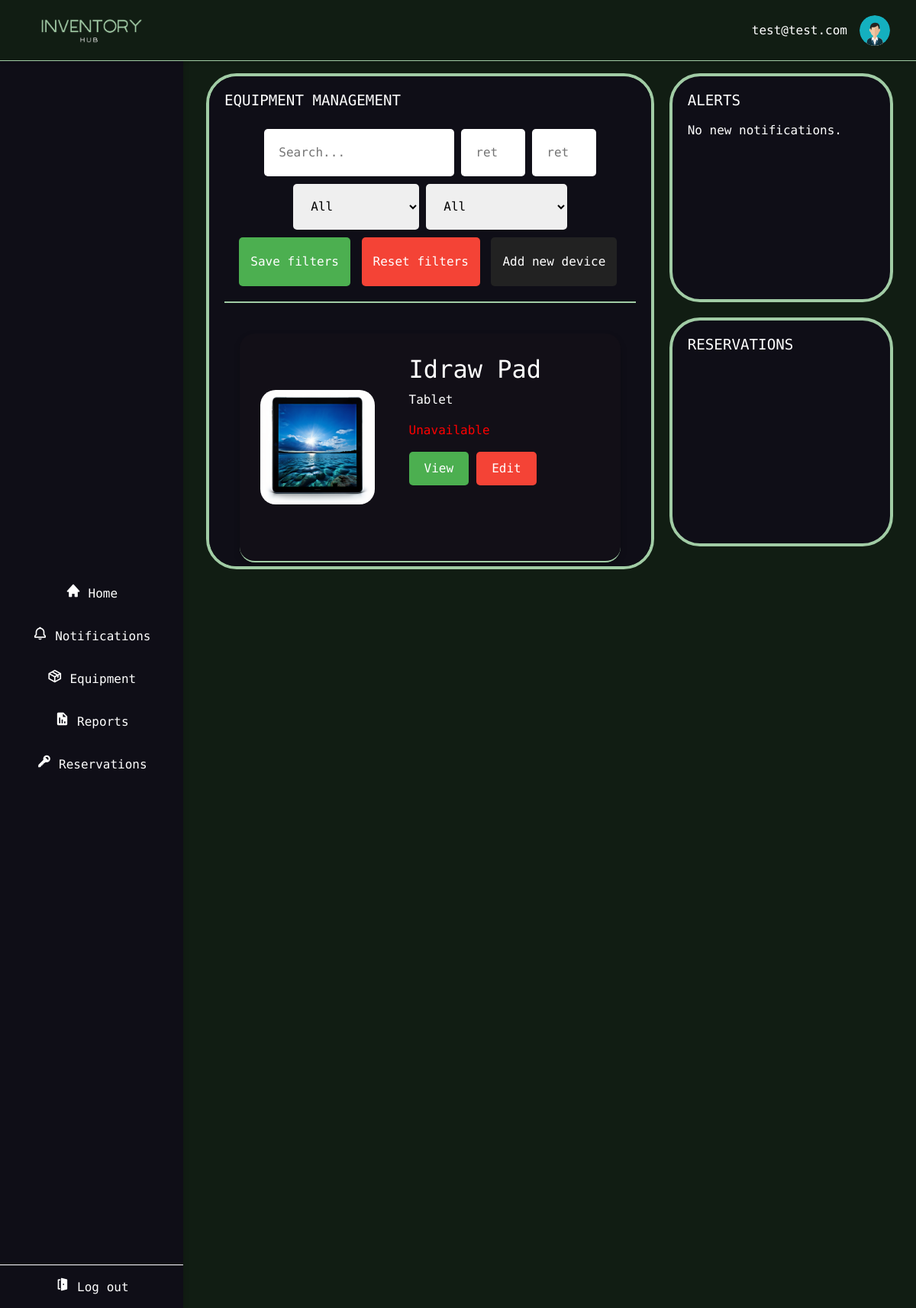
Page /user_home/?page=2 (signed in) on the earlier database version.
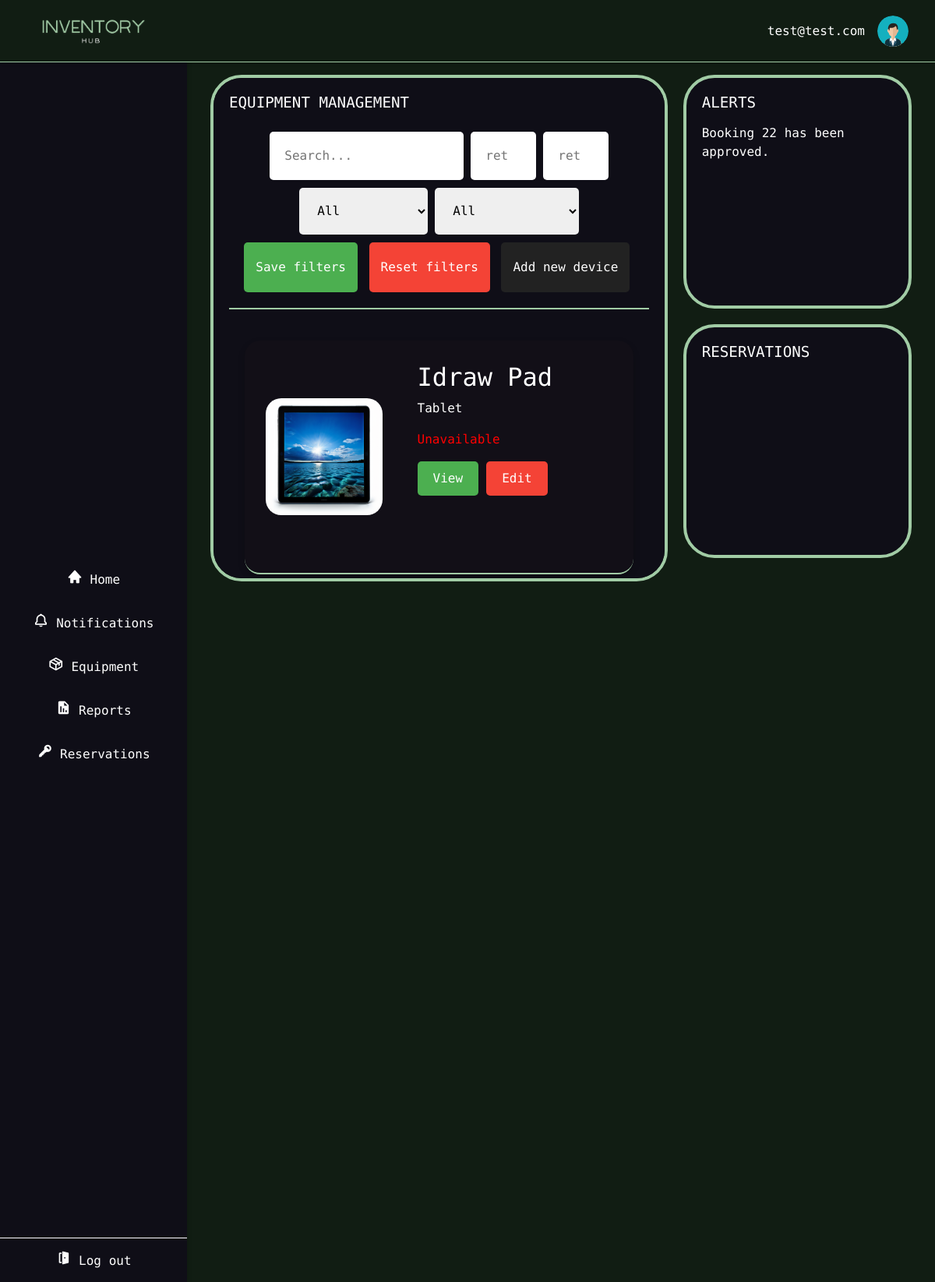
Same page on the later database version.
### InventoryManagement/models.py (models this page shows, shortened)
class UserNotification(models.Model):
    user = models.ForeignKey(CustomUser, on_delete=models.CASCADE)
    message =  models.CharField(max_length=65535)
    created = models.DateTimeField(auto_now_add=True)

### InventoryManagement/views.py (the view)
# urls.py: path('user_home/', views.user_home, name='user_home'),
@login_required
def user_home(request):
    users = CustomUser.objects.all()
    bookings = Booking.objects.filter(booking_status="requested")
    try:
        notifications = UserNotification.objects.filter(user=request.user).order_by("-created")
    except:
        notifications = list()
    user = request.user
    devices, search = _search(request)
    latest_booking = Booking.objects.filter(user=request.user).order_by('-booking_req_date').first()
    context = {
        "devices": devices,
        "search": search or "",
        'users': users,
        'bookings': bookings,
        "notifications": notifications,
        "user": user,
        "latest_booking": latest_booking
    }
    return render(request, 'user_home.html', context)

### InventoryManagement/templates/user_home.html (shortened to what this page needs)
{% extends "base.html" %}
{% load static %}
{% block styles %}
    <link rel="stylesheet" href="{% static 'css/U-dashboard.css' %}">
    <link rel="stylesheet" href="{% static 'css/equipment.css' %}">
    <link rel="stylesheet" href={% static "/css/basscss.css" %}>
{% endblock %}
{% block content %}
    <div class="dashboard-container">
        <div class="dashboard-column">
            <div class="dashboard-section" id="equipment-management">
                <h3>Equipment Management</h3>
                {% include 'equipmentSearch_plugin.html' %}
            </div>
        </div>
        <div class="dashboard-column">
            <div class="dashboard-section" id="alerts">
                <h3>Alerts</h3>
                {% with notifications|first as latest_notification %}
                    {% if latest_notification %}
                        <div class="mt2">
                            {{ latest_notification.message }}
                        </div>
                    {% else %}
                        <div class="mt2">
                            No new notifications.
                        </div>
                    {% endif %}
                {% endwith %}
            </div>
            <div class="dashboard-section" id="reservations">
                <h3>Reservations</h3>
            </div>
        </div>
    </div>
{% endblock %}

Differences in the rows shown:
added UserNotification: message "Booking 22 has been approved."
Other differences:
text no longer shown: "No new notifications."
